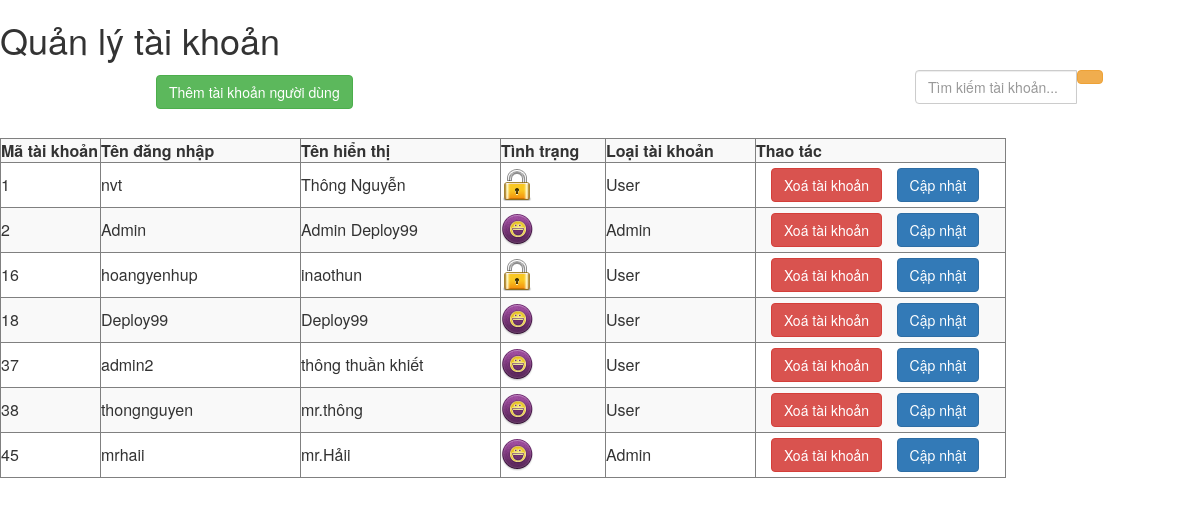
The page /Admin/pages/qlTaiKhoan/pIndex.php on the database its author committed.
### tables this page shows
CREATE TABLE `taikhoan` (
  `MaTaiKhoan` int(11) NOT NULL,
  `TenDangNhap` varchar(20) DEFAULT NULL,
  `MatKhau` varchar(20) DEFAULT NULL,
  `TenHienThi` varchar(64) DEFAULT NULL,
  `DiaChi` varchar(256) DEFAULT NULL,
  `DienThoai` varchar(20) DEFAULT NULL,
  `Email` varchar(20) DEFAULT NULL,
  `BiXoa` tinyint(1) DEFAULT '0',
  `MaLoaiTaiKhoan` int(11) NOT NULL
);

CREATE TABLE `loaitaikhoan` (
  `MaLoaiTaiKhoan` int(11) NOT NULL,
  `TenLoaiTaiKhoan` varchar(45) DEFAULT NULL
);

### lib/DataProvider.php (called while the page is built, shortened)
 <?php
class DataProvider
{
    public static function ExecuteQuery($sql)
    {
        $connection = mysqli_connect('localhost','root','','deploy99')
             or  die ("Không thể kết nối dữ liệu");
        mysqli_query($connection, "set names 'utf8'");
        $result =  mysqli_query($connection, $sql);
        return $result;
    }
}
?>

### Admin/pages/qlTaiKhoan/pDanhSach.php (the view, shortened to what this page needs)
  <link rel="stylesheet" href="https://maxcdn.bootstrapcdn.com/bootstrap/3.4.1/css/bootstrap.min.css">
<button type="button" class="btn btn-success"
   onclick="window.location.href='index.php?c=1&a=3'"
   style="margin-left:13%;margin-top:5px;margin-bottom:5px">Thêm tài khoản người dùng</button>
     <div class="col-md-3 col-sm-4 col-sx-6" style="float: right;">
                    <div class="input-group">
                        <input type="text" class="form-control"
                        placeholder="Tìm kiếm tài khoản... " style="width:83%;">
                        <div class="input-group-append">
                            <button class="btn btn-warning Search" type="button">
                            </button>
                        </div>
                    </div>
                </div>
<table cellspacing="0" border="1" class="table-hover table-striped" style="margin-top:2%;">
    <tr>
       <th width="100"> Mã tài khoản</th>
       <th width="200"> Tên đăng nhập</th>
       <th width="200"> Tên hiển thị</th>
       <th width="105"> Tình trạng</th>
       <th width="150"> Loại tài khoản</th>
       <th width="250"> Thao tác</th>
    </tr>
    <?php
       $sql = "SELECT t.MaTaiKhoan, t.TenDangNhap, t.TenHienThi, t.DiaChi, t.DienThoai, t.Email, t.BiXoa, l.TenLoaiTaiKhoan FROM TaiKhoan t, LoaiTaiKHoan l
              WHERE t.MaLoaiTaiKhoan = l.MaLoaiTaiKhoan";
              $result = DataProvider::ExecuteQuery($sql);
              while ($row = mysqli_fetch_array($result))
              {
                  ?>
                  <tr>
                       <td><?php echo $row["MaTaiKhoan"]; ?></td>
                       <td><?php echo $row["TenDangNhap"]; ?></td>
                       <td><?php echo $row["TenHienThi"]; ?></td>
                  <td>
                      <?php
                         if($row["BiXoa"] == 1)
                            echo "<img src='images/locked.png' />";
                         else
                            echo "<img src='images/active.png' />";
                       ?>
                  </td>
                  <td><?php echo $row["TenLoaiTaiKhoan"]; ?></td>
                  <td>
                     <button type="button" class="btn btn-danger"
                     onclick="window.location.href='pages/qlTaiKhoan/xlKhoa.php?id=<?= $row['MaTaiKhoan'] ?>'"  style="margin-left:15px;margin-top:5px;margin-bottom:5px">Xoá tài khoản</button>
                    <button type="button" class="btn btn-primary"
                     onclick="window.location.href='index.php?c=1&a=2&id=<?= $row['MaTaiKhoan'] ?>'"  style="margin-left:10px;">Cập nhật</button>
                </td>
             </tr>
         <?php
     }
 ?>
</table>

### Admin/pages/qlTaiKhoan/pIndex.php (shortened to what this page needs)
<h1>Quản lý tài khoản</h1>
<?php
    $a = 1;
    switch ($a)
    {
        case 1:
            include "pages/qlTaiKhoan/pDanhSach.php";
        break;
    }
?>

### rows shown on the page
taikhoan: MaTaiKhoan "1", TenDangNhap "nvt", TenHienThi "Thông Nguyễn", BiXoa 1 (drawn), MaLoaiTaiKhoan.TenLoaiTaiKhoan "User"
taikhoan: MaTaiKhoan "2", TenDangNhap "Admin", TenHienThi "Admin Deploy99", BiXoa 0 (drawn), MaLoaiTaiKhoan.TenLoaiTaiKhoan "Admin"
taikhoan: MaTaiKhoan "16", TenDangNhap "hoangyenhup", TenHienThi "inaothun", BiXoa 1 (drawn), MaLoaiTaiKhoan.TenLoaiTaiKhoan "User"
taikhoan: MaTaiKhoan "18", TenDangNhap "Deploy99", TenHienThi "Deploy99", BiXoa 0 (drawn), MaLoaiTaiKhoan.TenLoaiTaiKhoan "User"
taikhoan: MaTaiKhoan "37", TenDangNhap "admin2", TenHienThi "thông thuần khiết", BiXoa 0 (drawn), MaLoaiTaiKhoan.TenLoaiTaiKhoan "User"
taikhoan: MaTaiKhoan "38", TenDangNhap "thongnguyen", TenHienThi "mr.thông", BiXoa 0 (drawn), MaLoaiTaiKhoan.TenLoaiTaiKhoan "User"
taikhoan: MaTaiKhoan "45", TenDangNhap "mrhaii", TenHienThi "mr.Hảii", BiXoa 0 (drawn), MaLoaiTaiKhoan.TenLoaiTaiKhoan "Admin"
